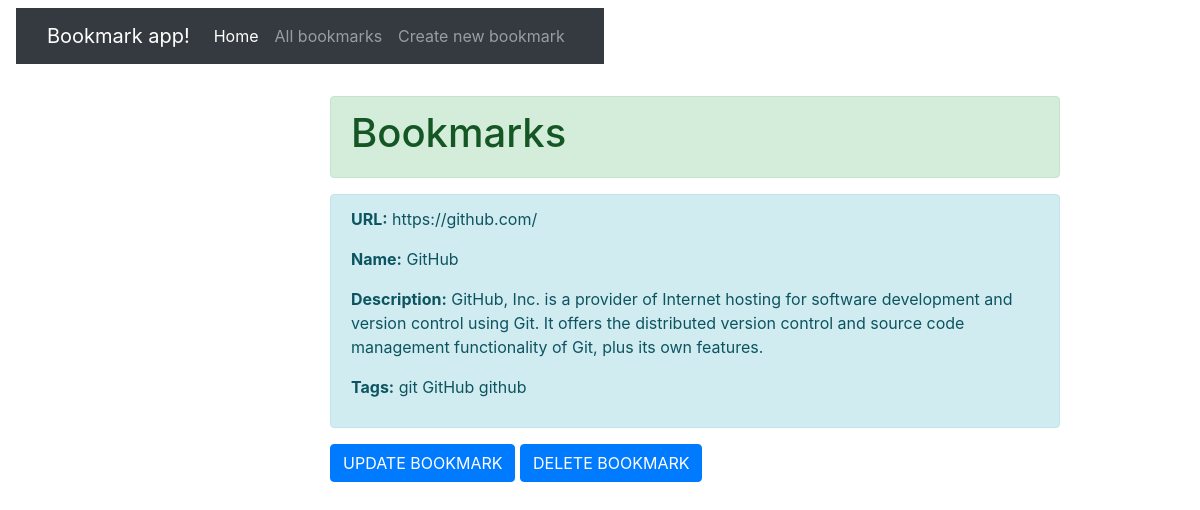
Screenshot of /bookmarks/bookmark/4 with the database file from the repository.
### bookmarks/models.py (models this page shows, shortened)
class bookmark(models.Model):
    url = models.URLField(max_length=200, unique=True)
    name = models.CharField(max_length=200)
    description = models.TextField(max_length=1000, help_text='Add description of bookmark')
    tag = TaggableManager()

### bookmarks/views.py (the view)
# urls.py: path('bookmark/<int:pk>', views.BookmarkDetailView.as_view(), name='bookmark-detail'),
class BookmarkDetailView(generic.DetailView):
    model = bookmark
    paginate_by = 4

### bookmarks/templates/bookmarks/bookmark_detail.html
{% extends "base_generic.html" %}
{% block body %}
<div class="alert alert-success" role="alert">
  <h1>Bookmarks</h1>
</div>
<div class="alert alert-info" role="alert">
  <p><strong>URL:</strong> {{ bookmark.url }}</p>
  <p><strong>Name:</strong> {{ bookmark.name }}</p>
  <p><strong>Description:</strong> {{ bookmark.description }}</p>
  <p><strong>Tags:</strong>
  {% for tag in bookmark.tag.all %}
  {{ tag }}
  {% endfor %}</p>
    </div>
    <div class="d-grid gap-2" style="align-content: center; color: #111111">
    <a class="btn btn-primary" href="{% url 'bookmark-update' bookmark.pk %}" role="button">UPDATE BOOKMARK</a>
    <a class="btn btn-primary" href="{% url 'bookmark-delete' bookmark.pk %}" role="button">DELETE BOOKMARK</a>
    <br>
    <br>
</div>
{% endblock %}

### rows the page displays
bookmark: url "https://github.com/", name "GitHub", description "GitHub, Inc. is a provider of Internet hosting for software development and version control using Git. It offers the distributed version control and source code management functionality of Git, plus its own features."
Tag: name "git"
Tag: name "GitHub"
Tag: name "github"
